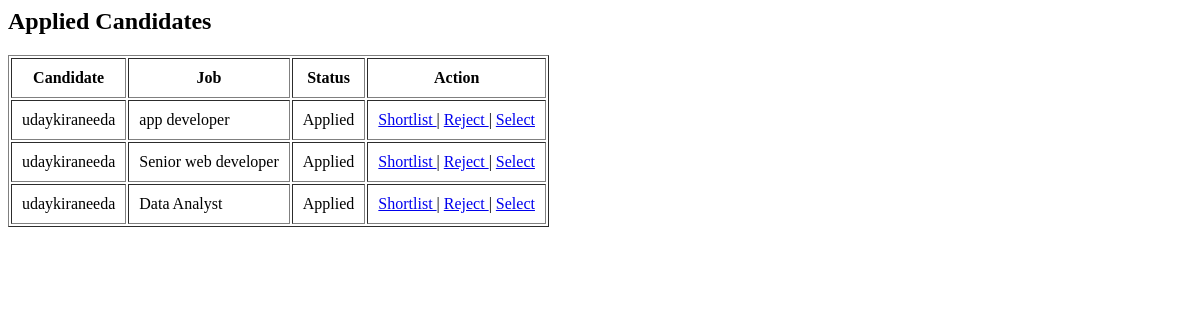
The page /recruiter-applications/ (signed in) on the database as committed earlier.
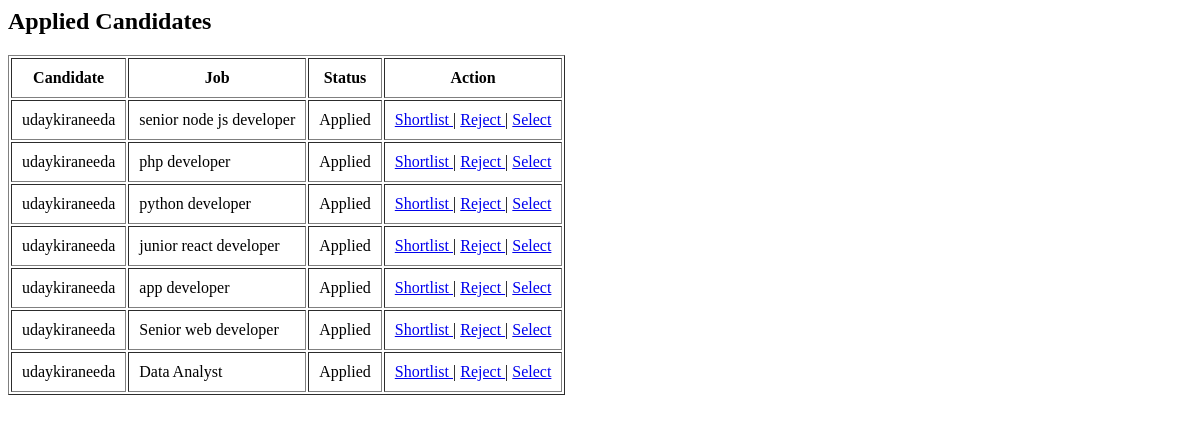
The same page on the database as committed later.
### core/models.py (models this page shows, shortened)
class ApplyJob(models.Model):
    STATUS_CHOICES = (
        ('Applied', 'Applied'),
        ('Pending', 'Pending'),
        ('Shortlisted', 'Shortlisted'),
        ('Rejected', 'Rejected'),
        ('Selected', 'Selected'),
    )
    user = models.ForeignKey(User, on_delete=models.CASCADE)   # candidate
    job = models.ForeignKey(Job, on_delete=models.CASCADE)
    applied_at = models.DateTimeField(auto_now_add=True)
    status = models.CharField(max_length=30, choices=STATUS_CHOICES, default='Applied')

class Job(models.Model):
    JOB_TYPE_CHOICES = (
        ('Remote', 'Remote'),
        ('On-site', 'On-site'),
        ('Hybrid', 'Hybrid'),
    )
    CATEGORY_CHOICES = (
        ('IT', 'IT'),
        ('Sales', 'Sales'),
        ('HR', 'HR'),
        ('General', 'General'),
    )
    EDUCATION_CHOICES = [
        ("PG", "Any Postgraduate"),
        ("MBA", "MBA/PGDM"),
        ("GRAD", "Any Graduate"),
        ("BTECH", "B.Tech/B.E."),
        ("DIP", "Diploma"),
        ("12TH", "12th Pass"),
    ]
    POSTED_BY_CHOICES = [
        ("COMPANY", "Company Jobs"),
        ("CONSULTANT", "Consultant Jobs"),
    ]
    INDUSTRY_CHOICES = [
        ("IT", "IT Services & Consulting"),
        ("RECRUIT", "Recruitment / Staffing"),
        ("EDU", "Education / Training"),
        ("BPO", "BPM / BPO"),
        ("HEALTH", "Healthcare"),
        ("BFSI", "BFSI"),
        ("RETAIL", "Retail"),
    ]
    COMPANY_TYPE_CHOICES = (
        ('MNC', 'MNC'),
        ('Startup', 'Startup'),
        ('Product', 'Product'),
        ('Unicorn', 'Unicorn'),
    )
    title = models.CharField(max_length=200)
    company = models.CharField(max_length=200)
    experience = models.CharField(max_length=50)
    min_salary = models.IntegerField(null=True, blank=True)
    max_salary = models.IntegerField(null=True, blank=True)
    location = models.CharField(max_length=100)
    work_mode = models.CharField(max_length=50, choices=JOB_TYPE_CHOICES)
    skills = models.CharField(max_length=300)
    conditions = models.CharField(max_length=300, default="Hands-on projects • Paper writing • Coding explanation")
    logo = models.ImageField(upload_to='logos/', blank=True, null=True)
    role_category = models.CharField(max_length=100)
    duration = models.CharField(max_length=50, blank=True, null=True)
    education = models.CharField(max_length=50, choices=EDUCATION_CHOICES)
    posted_by = models.CharField(max_length=20, choices=POSTED_BY_CHOICES, default="COMPANY")
    industry = models.CharField(max_length=100, blank=True)
    category = models.CharField(max_length=100, choices=CATEGORY_CHOICES, default='General')
    company_type = models.CharField(max_length=50, choices=COMPANY_TYPE_CHOICES, default='MNC')
    is_sponsored = models.BooleanField(default=False)
    is_featured = models.BooleanField(default=False)
    created_at = models.DateTimeField(auto_now_add=True)
    rating = models.DecimalField(max_digits=2, decimal_places=1, default=3.5)
    review_count = models.IntegerField(default=0)
    employer = models.ForeignKey(
    User,
    on_delete=models.CASCADE,
    null=True,
    blank=True
    )
    views = models.IntegerField(default=0)  # track job views

### core/views.py (the view)
@login_required
def recruiter_applications(request):
    applications = ApplyJob.objects.select_related(
        'user',
        'job'
    ).all().order_by('-applied_at')
    return render(
        request,
        'core/recruiter_applications.html',
        {'applications': applications}
    )

### core/templates/core/recruiter_applications.html
<h2>Applied Candidates</h2>
<table border="1" cellpadding="10">
    <tr>
        <th>Candidate</th>
        <th>Job</th>
        <th>Status</th>
        <th>Action</th>
    </tr>
    {% for app in applications %}
    <tr>
        <td>{{ app.user.username }}</td>
        <td>{{ app.job.title }}</td>
        <td>{{ app.status }}</td>
        <td>
            <a href="{% url 'update_status' app.id 'Shortlisted' %}">
                Shortlist
            </a>
            |
            <a href="{% url 'update_status' app.id 'Rejected' %}">
                Reject
            </a>
            |
            <a href="{% url 'update_status' app.id 'Selected' %}">
                Select
            </a>
        </td>
    </tr>
    {% endfor %}
</table>

Rows that differ between the two databases and show on the page:
added ApplyJob: user.username "udaykiraneeda", job "senior node js developer", status "Applied"
added ApplyJob: user.username "udaykiraneeda", job "php developer", status "Applied"
added ApplyJob: user.username "udaykiraneeda", job "python developer", status "Applied"
added ApplyJob: user.username "udaykiraneeda", job "junior react developer", status "Applied"
